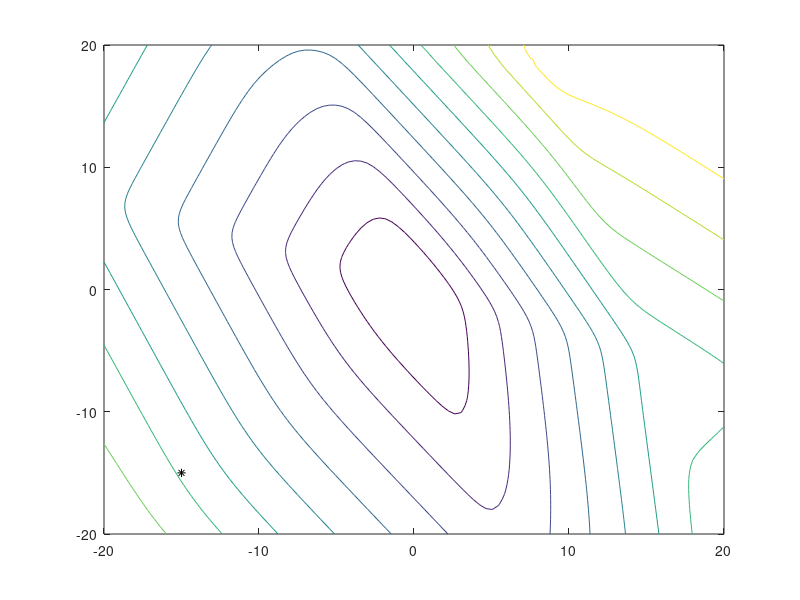
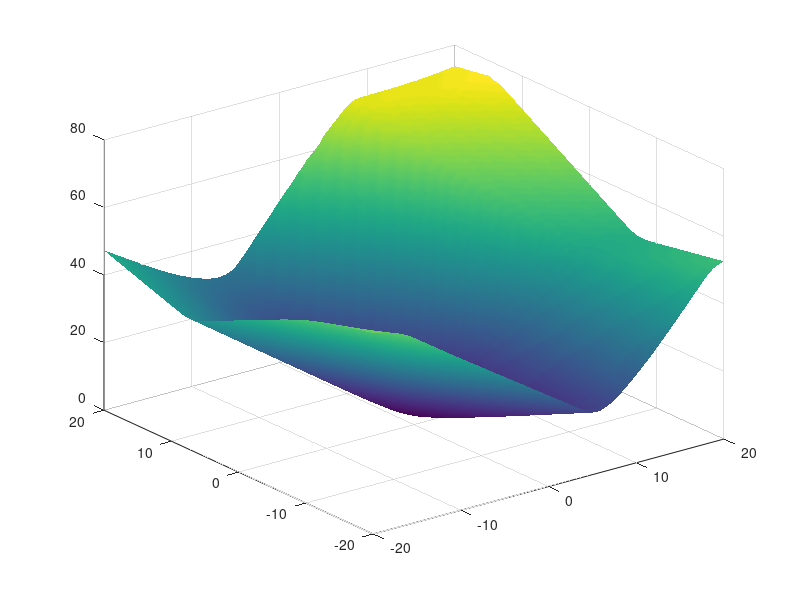

Reproduce these figures in MATLAB, in order.
clc
clear

sigmoid = @(x)(1./(1+exp(-x)));
rng(1);
m = 5;
A =  randn(m,2);
b = randn(m,1) > 0;
ng = 100;
xg = linspace(-20,20,ng);
yg = xg;
[xg,yg] = meshgrid(xg,yg);

zg = zeros(ng);
for i = 1:ng
    for j = 1:ng
        v = [xg(i,j); yg(i,j)];
        zg(i,j) = -(b'*log(sigmoid(A*v)+eps))-sum((1-b)'*log(1-sigmoid(A*v)+eps));
    end
end

[u,lam] = eig(A'*A);

%%

figure(2)
clf
surf(xg,yg,zg)
shading interp


figure(1)
clf
contour(xg,yg,zg)
hold on

%%

% first step, change me!
x = [-15;-15];

figure(1)
plot(x(1),x(2),'k*')
stepsize = 1/sqrt(lam(2,2));
for iter = 1:100
    z = sigmoid(A*x);
    g = A'*(z-b);
    x = x - stepsize*g;
end


